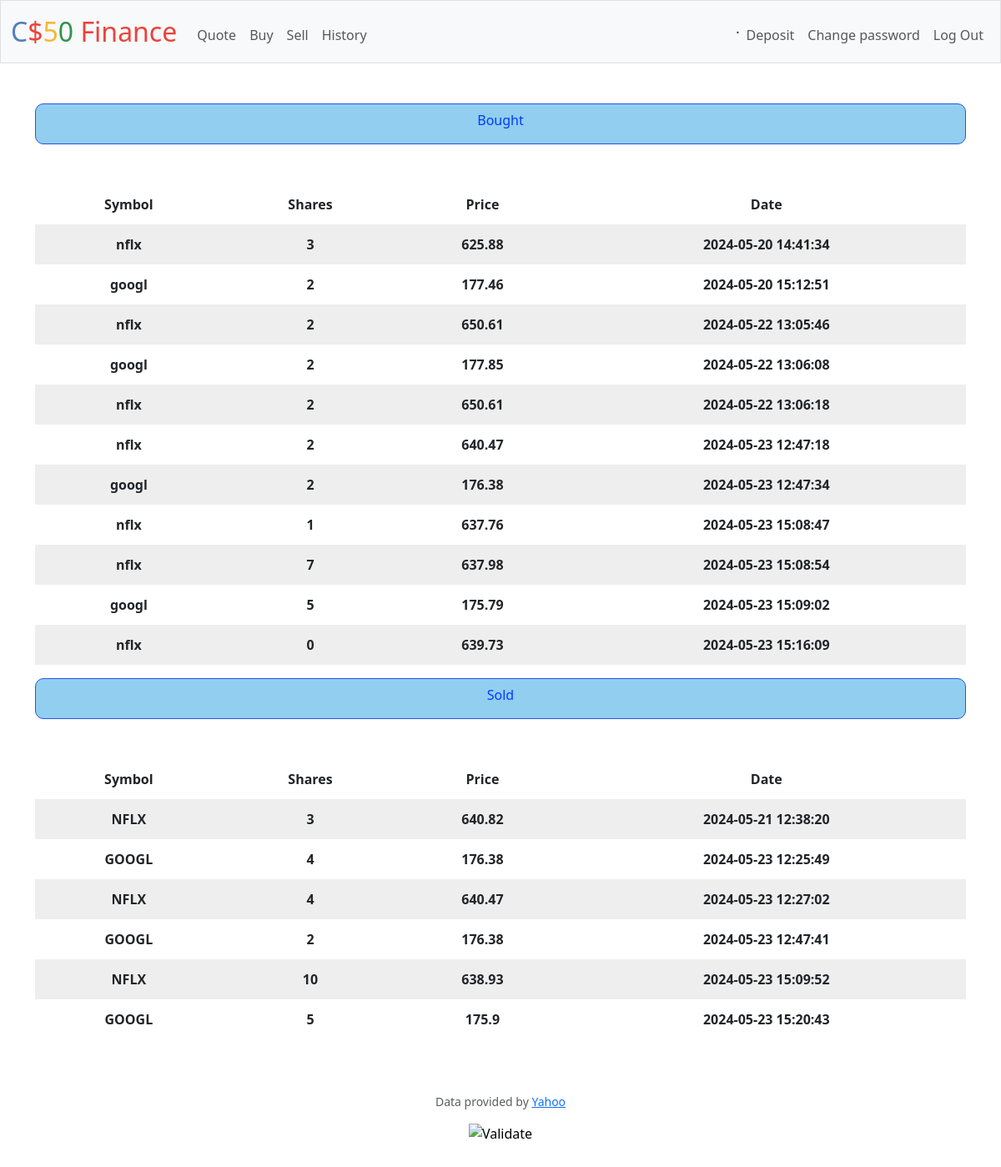
Page /history (signed in) on the earlier database version.
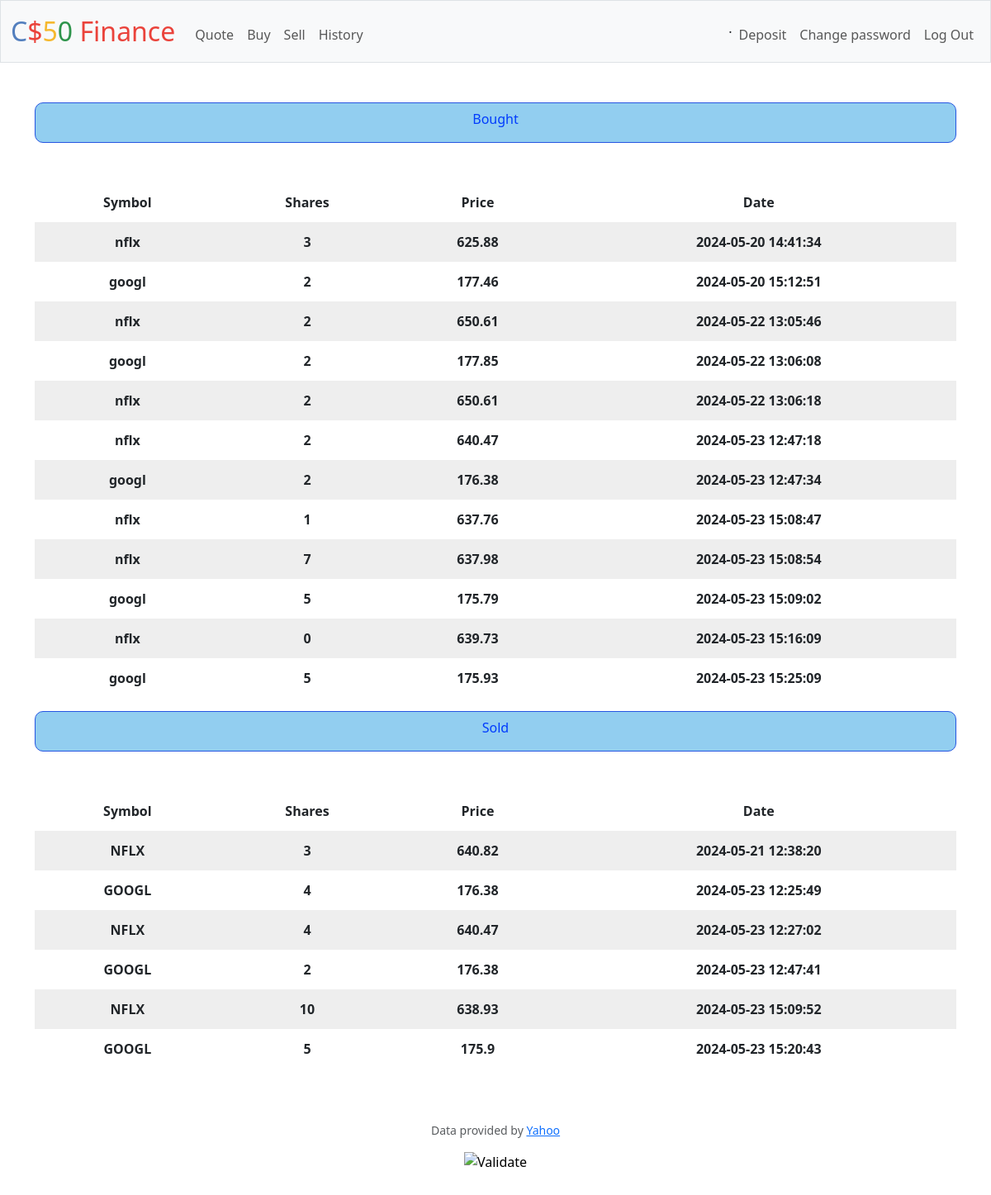
Same page on the later database version.
### tables this page shows
CREATE TABLE buys (id INTEGER PRIMARY KEY AUTOINCREMENT NOT NULL, user TEXT NOT NULL, symbol TEXT NOT NULL, shares NUMERIC NOT NULL, price NUMERIC NOT NULL, dates DATETIME);

CREATE TABLE sells (id INTEGER PRIMARY KEY AUTOINCREMENT NOT NULL, user TEXT NOT NULL, symbol TEXT NOT NULL, shares NUMERIC NOT NULL, price NUMERIC NOT NULL, dates DATETIME);

### app.py (the view)
@app.route("/history")
@login_required
def history():
    user_result = db.execute(
            "SELECT username FROM users WHERE id = ?",
            session["user_id"]
            )
    user = user_result[0]["username"]
    bought = db.execute("SELECT * FROM buys WHERE user = ?", user)
    sold = db.execute("SELECT * FROM sells WHERE user = ?", user)
    return render_template("history.html", bought=bought, sold=sold)

### app.py (called while the page is built)
@app.after_request
def after_request(response):
    response.headers["Cache-Control"] = "no-cache, no-store, must-revalidate"
    response.headers["Expires"] = 0
    response.headers["Pragma"] = "no-cache"
    return response

### helpers.py (called while the page is built)
def login_required(f):
    @wraps(f)
    def decorated_function(*args, **kwargs):
        if session.get("user_id") is None:
            return redirect("/login")
        return f(*args, **kwargs)
    return decorated_function

### templates/history.html (shortened to what this page needs)
{% extends "layout.html" %}
{% block main %}
<div class="bought">
    <h6>Bought</h6>
</div>
<div>
    <table>
        <thead>
            <tr>
                <th>Symbol</th>
                <th>Shares</th>
                <th>Price</th>
                <th>Date</th>
            </tr>
        </thead>
        <tbody>
            {% for i in bought%}
            <tr>
                <td>{{ i["symbol"] }}</td>
                <td>{{ i["shares"] }}</td>
                <td>{{ i["price"] }}</td>
                <td>{{ i["dates"] }}</td>
            </tr>
            {% endfor %}
        </tbody>
    </table>
</div>
<div class="bought">
    <h6>Sold</h6>
</div>
<div>
    <table>
        <thead>
            <tr>
                <th>Symbol</th>
                <th>Shares</th>
                <th>Price</th>
                <th>Date</th>
            </tr>
        </thead>
        <tbody>
            {% for i in sold %}
            <tr>
                <td>{{ i["symbol"] | upper }}</td>
                <td>{{ i["shares"] }}</td>
                <td>{{ i["price"] }}</td>
                <td>{{ i["dates"] }}</td>
            </tr>
            {% endfor %}
        </tbody>
    </table>
</div>
{% endblock %}

### templates/layout.html (shortened to what this page needs)
<!DOCTYPE html>
<html lang="en">
    <head>
        <link href="https://cdn.jsdelivr.net/npm/bootstrap@5.3.3/dist/css/bootstrap.min.css" rel="stylesheet">
        <link href="/static/styles.css" rel="stylesheet">
        <link href="/static/my_styles.css" rel="stylesheet">
    </head>
    <body>
        <nav class="bg-light border navbar navbar-expand-md navbar-light">
            <div class="container-fluid">
                <a class="navbar-brand" href="/"><span class="blue">C</span><span class="red">$</span><span class="yellow">5</span><span class="green">0</span> <span class="red">Finance</span></a>
                <div class="collapse navbar-collapse" id="navbar">
                    {% if session["user_id"] %}
                        <ul class="navbar-nav me-auto mt-2">
                            <li class="nav-item"><a class="nav-link" href="/quote">Quote</a></li>
                            <li class="nav-item"><a class="nav-link" href="/buy">Buy</a></li>
                            <li class="nav-item"><a class="nav-link" href="/sell">Sell</a></li>
                            <li class="nav-item"><a class="nav-link" href="/history">History</a></li>
                        </ul>
                        <ul class="navbar-nav ms-auto mt-2">.
                            <li class="nav-item"><a class="nav-link" href="/deposit">Deposit</a></li>
                            <li class="nav-item"><a class="nav-link" href="/reset">Change password</a></li>
                            <li class="nav-item"><a class="nav-link" href="/logout">Log Out</a></li>
                        </ul>
                    {% else %}
                        <ul class="navbar-nav ms-auto mt-2">
                            <li class="nav-item"><a class="nav-link" href="/register">Register</a></li>
                            <li class="nav-item"><a class="nav-link" href="/login">Log In</a></li>
                        </ul>
                    {% endif %}
                </div>
            </div>
        </nav>
        <main class="container py-5 text-center">
            {% block main %}{% endblock %}
        </main>
        <footer class="mb-5">
            <p class="mb-3 small text-center text-muted">
                Data provided by <a href="https://finance.yahoo.com/">Yahoo</a>
            </p>
            <form action="https://validator.w3.org/check" class="text-center" enctype="multipart/form-data" method="post" target="_blank">
                <input alt="Validate" src="/static/I_heart_validator.png" type="image">
            </form>
        </footer>
    </body>
</html>

### static/styles.css (style rules this page uses)
nav .navbar-brand { font-size: xx-large; }
nav .navbar-brand .blue { color: #537fbe; }
nav .navbar-brand .red { color: #ea433b; }
nav .navbar-brand .yellow { color: #f5b82e; }
nav .navbar-brand .green { color: #2e944b; }

### static/my_styles.css (style rules this page uses)
table th { padding: 0.75rem; vertical-align: middle; font-weight: 900; }
table td { padding: 0.75rem; vertical-align: middle; font-weight: 630; }
tbody tr:nth-of-type(odd) { background-color: rgb(200, 200, 200, 0.3) }
table { background-color: transparent; margin-bottom: 1rem; width: 100%; }
.bought { background-color: rgb(38, 158, 225, 0.5); color: rgb(0, 59, 253); margin-bottom: 3rem; padding-top: 10px; padding-right: 10px; padding-bottom: 10px; padding-left: 10px; border: 1px solid rgb(38, 85, 225); border-radius: 10px; }

Differences in the rows shown:
added buys: symbol "googl", shares "5", price "175.93", dates "2024-05-23 15:25:09"
